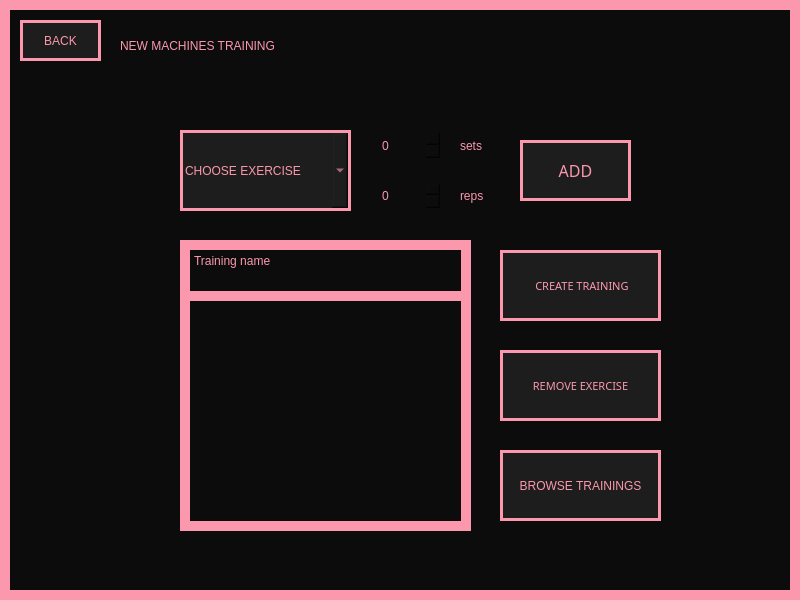
<?xml version="1.0" encoding="UTF-8"?>
<ui version="4.0">
 <class>MainWindow</class>
 <widget class="QMainWindow" name="MainWindow">
  <property name="geometry">
   <rect>
    <x>0</x>
    <y>0</y>
    <width>800</width>
    <height>600</height>
   </rect>
  </property>
  <property name="windowTitle">
   <string>MainWindow</string>
  </property>
  <property name="styleSheet">
   <string notr="true">border: 10px solid #FB98AD;background-color: #0C0C0C;
color: #FB98AD;</string>
  </property>
  <widget class="QWidget" name="centralwidget">
   <widget class="QComboBox" name="exercise_combo">
    <property name="geometry">
     <rect>
      <x>180</x>
      <y>130</y>
      <width>171</width>
      <height>81</height>
     </rect>
    </property>
    <property name="acceptDrops">
     <bool>false</bool>
    </property>
    <property name="styleSheet">
     <string notr="true">background-color: #1D1D1D;border: 3px solid #FB98AD;
font: 8pt &quot;PRIMETIME&quot;;text-align: center;</string>
    </property>
    <item>
     <property name="text">
      <string>CHOOSE EXERCISE</string>
     </property>
    </item>
    <item>
     <property name="text">
      <string>LEG PRESS</string>
     </property>
    </item>
    <item>
     <property name="text">
      <string>ROWING MACHINE</string>
     </property>
    </item>
    <item>
     <property name="text">
      <string>LAT PULLDOWN</string>
     </property>
    </item>
   </widget>
   <widget class="QPushButton" name="add_btn">
    <property name="geometry">
     <rect>
      <x>520</x>
      <y>140</y>
      <width>111</width>
      <height>61</height>
     </rect>
    </property>
    <property name="font">
     <font>
      <family>PRIMETIME</family>
      <pointsize>12</pointsize>
      <weight>50</weight>
      <italic>false</italic>
      <bold>false</bold>
     </font>
    </property>
    <property name="cursor">
     <cursorShape>PointingHandCursor</cursorShape>
    </property>
    <property name="styleSheet">
     <string notr="true">background-color: #1D1D1D;border: 3px solid #FB98AD;
font: 12pt &quot;PRIMETIME&quot;;</string>
    </property>
    <property name="text">
     <string>ADD</string>
    </property>
   </widget>
   <widget class="QSpinBox" name="set_spin">
    <property name="geometry">
     <rect>
      <x>380</x>
      <y>130</y>
      <width>61</width>
      <height>31</height>
     </rect>
    </property>
    <property name="styleSheet">
     <string notr="true">border: 1px;
font: 12pt &quot;MS Shell Dlg 2&quot;;
</string>
    </property>
   </widget>
   <widget class="QSpinBox" name="rep_spin">
    <property name="geometry">
     <rect>
      <x>380</x>
      <y>180</y>
      <width>61</width>
      <height>31</height>
     </rect>
    </property>
    <property name="styleSheet">
     <string notr="true">border: 1px;
font: 12pt &quot;MS Shell Dlg 2&quot;;
</string>
    </property>
   </widget>
   <widget class="QPushButton" name="sets_btn">
    <property name="geometry">
     <rect>
      <x>460</x>
      <y>130</y>
      <width>41</width>
      <height>31</height>
     </rect>
    </property>
    <property name="cursor">
     <cursorShape>PointingHandCursor</cursorShape>
    </property>
    <property name="styleSheet">
     <string notr="true">border: none;
font: 10pt &quot;PRIMETIME&quot;;
text-align: left;
</string>
    </property>
    <property name="text">
     <string>sets</string>
    </property>
   </widget>
   <widget class="QPushButton" name="reps_btn">
    <property name="geometry">
     <rect>
      <x>460</x>
      <y>180</y>
      <width>41</width>
      <height>31</height>
     </rect>
    </property>
    <property name="cursor">
     <cursorShape>PointingHandCursor</cursorShape>
    </property>
    <property name="styleSheet">
     <string notr="true">border: none;
font: 10pt &quot;PRIMETIME&quot;;
text-align: left;
</string>
    </property>
    <property name="text">
     <string>reps</string>
    </property>
   </widget>
   <widget class="QPushButton" name="back_btn">
    <property name="geometry">
     <rect>
      <x>20</x>
      <y>20</y>
      <width>81</width>
      <height>41</height>
     </rect>
    </property>
    <property name="cursor">
     <cursorShape>PointingHandCursor</cursorShape>
    </property>
    <property name="styleSheet">
     <string notr="true">background-color: #1D1D1D;border: 3px solid #FB98AD;
font: 8pt &quot;PRIMETIME&quot;;</string>
    </property>
    <property name="text">
     <string>BACK</string>
    </property>
   </widget>
   <widget class="QPushButton" name="create_training_btn">
    <property name="geometry">
     <rect>
      <x>500</x>
      <y>250</y>
      <width>161</width>
      <height>71</height>
     </rect>
    </property>
    <property name="font">
     <font>
      <family>PRIMETIME</family>
      <pointsize>8</pointsize>
      <weight>50</weight>
      <italic>false</italic>
      <bold>false</bold>
     </font>
    </property>
    <property name="cursor">
     <cursorShape>PointingHandCursor</cursorShape>
    </property>
    <property name="styleSheet">
     <string notr="true">background-color: #1D1D1D;border: 3px solid #FB98AD;
font: 8pt &quot;PRIMETIME&quot;;</string>
    </property>
    <property name="text">
     <string> CREATE TRAINING</string>
    </property>
   </widget>
   <widget class="QPushButton" name="remove_training_btn">
    <property name="geometry">
     <rect>
      <x>500</x>
      <y>350</y>
      <width>161</width>
      <height>71</height>
     </rect>
    </property>
    <property name="font">
     <font>
      <family>PRIMETIME</family>
      <pointsize>8</pointsize>
      <weight>50</weight>
      <italic>false</italic>
      <bold>false</bold>
     </font>
    </property>
    <property name="cursor">
     <cursorShape>PointingHandCursor</cursorShape>
    </property>
    <property name="styleSheet">
     <string notr="true">background-color: #1D1D1D;border: 3px solid #FB98AD;
font: 8pt &quot;PRIMETIME&quot;;</string>
    </property>
    <property name="text">
     <string>REMOVE EXERCISE</string>
    </property>
   </widget>
   <widget class="QListWidget" name="training_list">
    <property name="geometry">
     <rect>
      <x>180</x>
      <y>290</y>
      <width>291</width>
      <height>241</height>
     </rect>
    </property>
    <property name="styleSheet">
     <string notr="true">font: 10pt;</string>
    </property>
   </widget>
   <widget class="QPlainTextEdit" name="training_name">
    <property name="geometry">
     <rect>
      <x>180</x>
      <y>240</y>
      <width>291</width>
      <height>61</height>
     </rect>
    </property>
    <property name="styleSheet">
     <string notr="true">font: 12pt &quot;PRIMETIME&quot;;</string>
    </property>
    <property name="plainText">
     <string>Training name</string>
    </property>
   </widget>
   <widget class="QPushButton" name="browse_btn">
    <property name="geometry">
     <rect>
      <x>500</x>
      <y>450</y>
      <width>161</width>
      <height>71</height>
     </rect>
    </property>
    <property name="cursor">
     <cursorShape>PointingHandCursor</cursorShape>
    </property>
    <property name="styleSheet">
     <string notr="true">background-color: #1D1D1D;border: 3px solid #FB98AD;
font: 8pt &quot;PRIMETIME&quot;;</string>
    </property>
    <property name="text">
     <string>BROWSE TRAININGS</string>
    </property>
   </widget>
   <widget class="QLabel" name="label">
    <property name="geometry">
     <rect>
      <x>120</x>
      <y>20</y>
      <width>491</width>
      <height>51</height>
     </rect>
    </property>
    <property name="styleSheet">
     <string notr="true">border: none;
font: 20pt &quot;PRIMETIME&quot;;</string>
    </property>
    <property name="text">
     <string>NEW MACHINES TRAINING</string>
    </property>
   </widget>
  </widget>
 </widget>
 <resources/>
 <connections/>
</ui>
